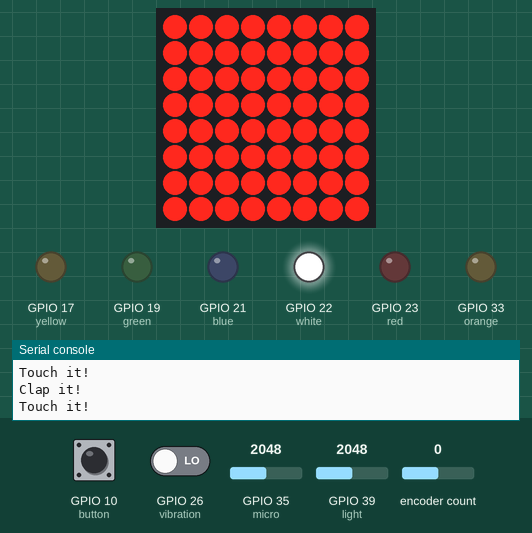
Simulated run of this program. Board: ESP32 board running MicroPython. Shown: 8×8 LED matrix, output pins drawn as LEDs (lit = HIGH), the last lines printed to the serial console. Dashed ring = blinking. Inputs (shaded band) come from the test bench; at power-on: encoder count 0, GPIO 10 (button) HIGH, GPIO 26 (vibration) LOW, GPIO 39 (light) = 2048, GPIO 35 (micro) = 2048 (analog values on the 0–4095 scale). Library files of the repository ran but are not shown: max7219.py; pins used as bus, display or sensor lines are not drawn.

Above: at 2.6 s.
2.7 s: encoder count set to -1
At 6.5 s:
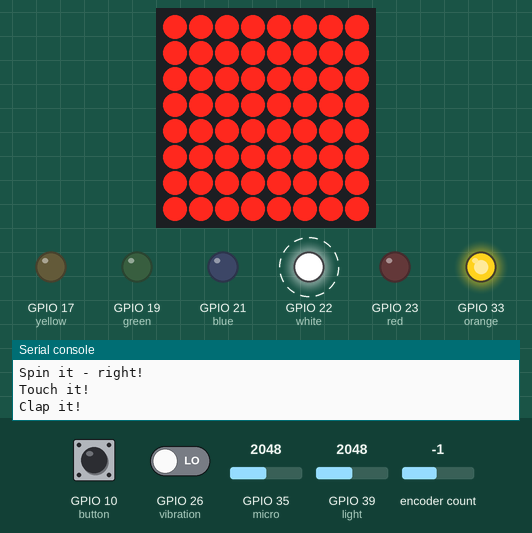
8.9 s: encoder count set to 0
At 9.8 s:
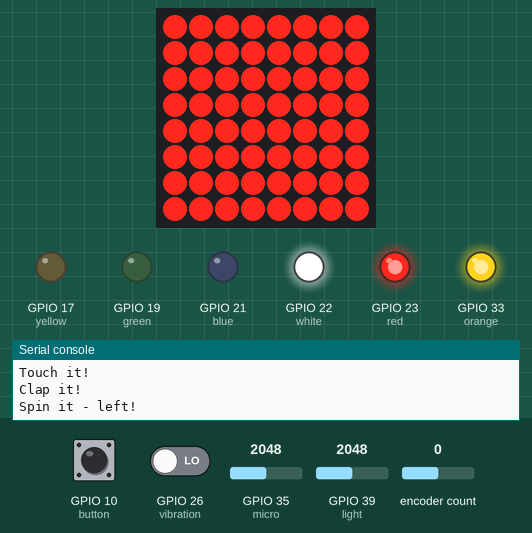
11.4 s: GPIO 10 (button) pulled LOW for 2.15 s
At 12.4 s:
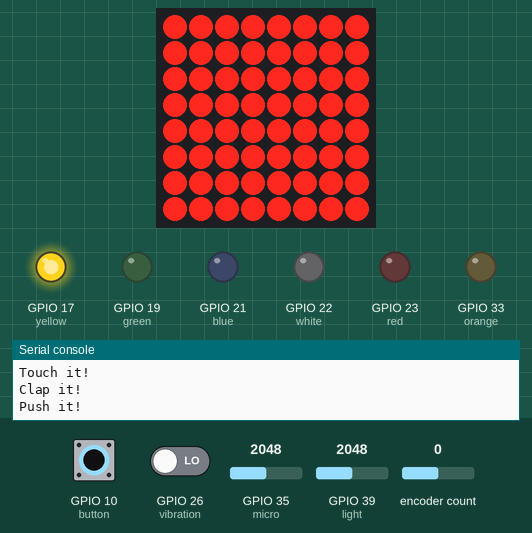
15.5 s: GPIO 26 (vibration) driven HIGH
At 17.8 s:
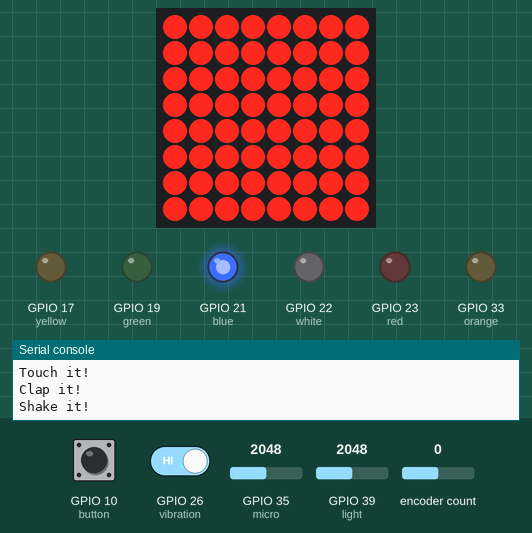
21.6 s: GPIO 39 (light) set to 3040
At 24.6 s:
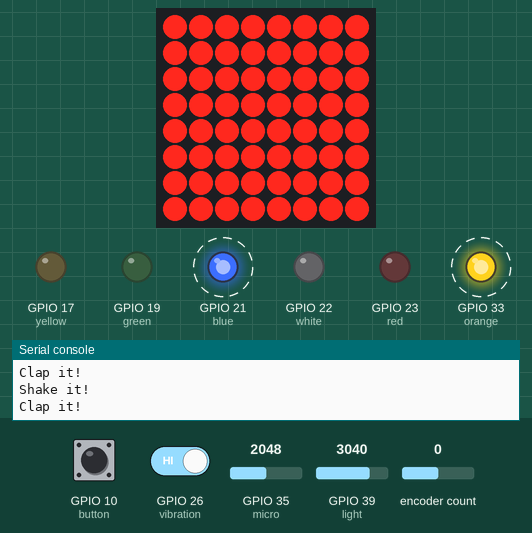
27.8 s: encoder count set to 4
At 29.9 s:
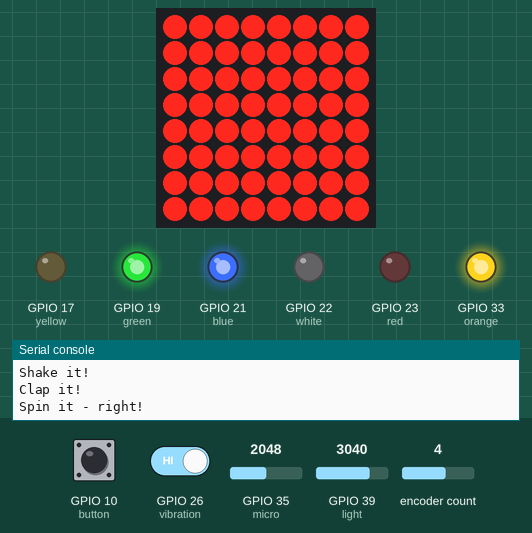
Timing chart, 0 to 31.6 s (numbered marks = the images above; inputs shaded):
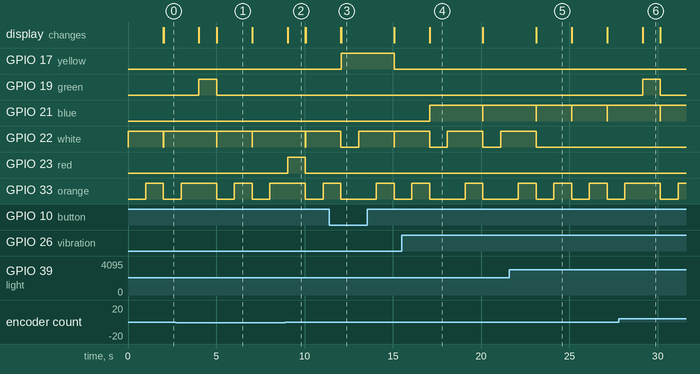

Measured:
- after the input at 2.7 s, GPIO 19 (green): LOW → HIGH after 1.3 s, → LOW 1.0 s later
- after the input at 8.9 s, GPIO 23 (red): LOW → HIGH after 0.14 s, → LOW 1.0 s later
- after the input at 11.4 s, GPIO 17 (yellow): LOW → HIGH after 0.66 s, → LOW 3.0 s later
- after the input at 15.5 s, GPIO 21 (blue): LOW → HIGH after 1.6 s, → LOW 3.0 s later, → HIGH 0.01 s later; GPIO 22 (white): LOW → HIGH after 2.6 s, → LOW 2.0 s later, → HIGH 1.0 s later; GPIO 33 (orange): LOW → HIGH after 3.6 s, → LOW 1.0 s later
- after the input at 21.6 s, GPIO 21 (blue): alternates HIGH for 2.0 s and LOW for 0.01 s, starting after 3.5 s; GPIO 22 (white): goes on until 23.1 s, then stays LOW; GPIO 33 (orange): alternates HIGH for 1.0 s and LOW for 1.0 s, starting after 2.5 s
- after the input at 27.8 s, GPIO 19 (green): LOW → HIGH after 1.3 s, → LOW 1.0 s later
- by itself, GPIO 22 (white): alternates HIGH for 2.0 s and LOW for 0.01 s

The program:

sensory.py
```python
import max7219
from machine import Pin, SPI, ADC, I2S
import time
import machine
from rotary_irq_esp import RotaryIRQ

spi = SPI(1, baudrate=10000000, polarity=1, phase=0, sck=Pin(4), mosi=Pin(2))
ss = Pin(5, Pin.OUT)
display = max7219.Matrix8x8(spi, ss, 1)

micro = ADC(Pin(35))

button = Pin(10, Pin.IN)
vibration = Pin(26, Pin.IN)
light = ADC(Pin(39))
white = Pin(22, Pin.OUT)
white.value(0)
blue = Pin(21, Pin.OUT)
blue.value(0)
yellow = Pin(17, Pin.OUT)
yellow.value(0)
red = Pin(23, Pin.OUT)
red.value(0)
green = Pin(19, Pin.OUT)
green.value(0)
orange = Pin(33, Pin.OUT)
orange.value(0)


r = RotaryIRQ(pin_num_clk=27,
              pin_num_dt=13,
              min_val=0,
              max_val=15,
              reverse=True,
              range_mode=RotaryIRQ.RANGE_WRAP)

display.fill(0)
display.brightness(1)
display.show()

rot_old = r.value()
button_old = button.value()

def on(bright):
    display.fill(1)
    display.brightness(bright)
    display.show()

def off():
    display.fill(0)
    display.show()
    white.value(0)
    blue.value(0)
    yellow.value(0)
    red.value(0)
    green.value(0)
    orange.value(0)

while True:
  button_state = button.value()
  if button_state != button_old:
      button_old = button_state
      if button_state == 0:
          print("Push it!")
          yellow.value(1)
          on(15)
          time.sleep(1)
  if vibration.value() != 0:
      print("Shake it!")
      blue.value(1)
      on(15)
      time.sleep(1)
  if light.read() < 3000:
      print("Touch it!")
      white.value(1)
      on(15)
      time.sleep(1)
  if micro.read() > 500:
      print("Clap it!")
      orange.value(1)
      on(15)
      time.sleep(1)
  rot_new = r.value()
  if rot_old != rot_new:
      if rot_new > rot_old:
          if rot_old == 0 and rot_new == 15:
              red.value(1)
              print("Spin it - left!")
          else:
              green.value(1)
              print("Spin it - right!")
      elif rot_new < rot_old:
          if rot_old == 15 and rot_new == 0:
              green.value(1)
              print("Spin it - right!")
          else:
              red.value(1)
              print("Spin it - left!")
      on(rot_new)
      time.sleep(1)
      rot_old = rot_new
  off()
  time.sleep(0.01)
```
